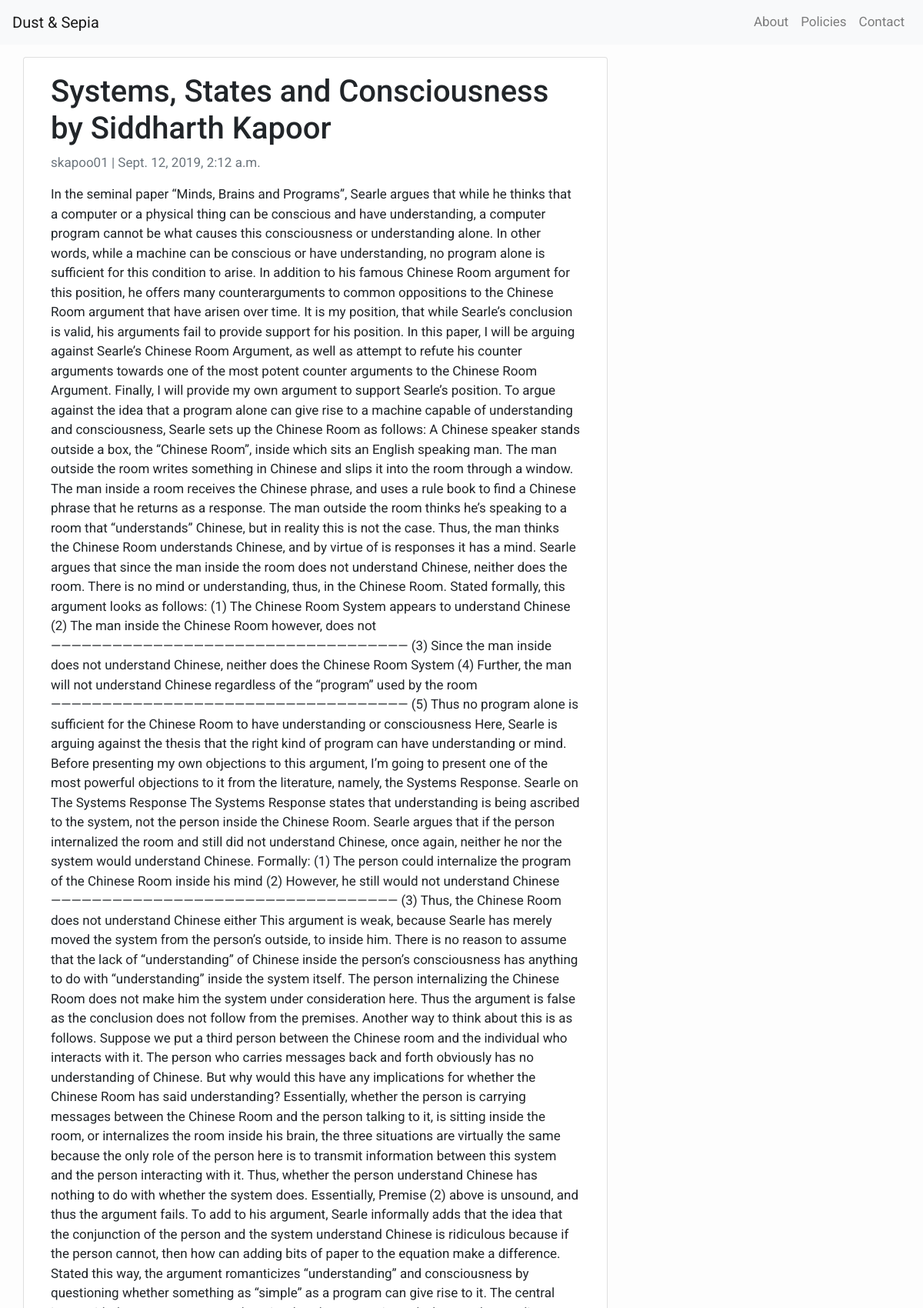
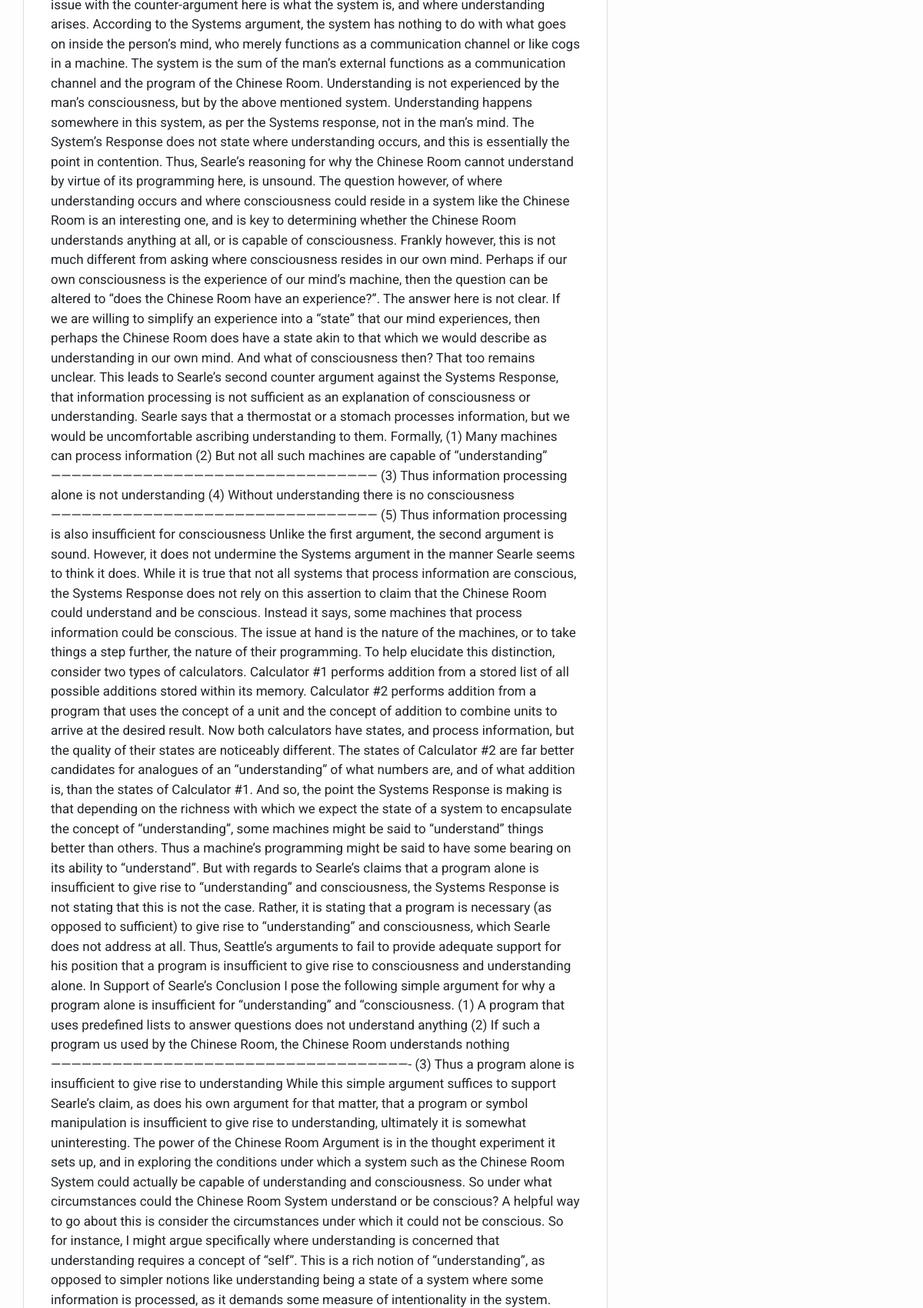
Page /systems-states-and-consciousness/ (upper part) on the committed database (2 pictures, top to bottom).
### blog/models.py (models this page shows, shortened)
class Post(models.Model):
	title = models.CharField(max_length=200, unique=True)
	slug = models.SlugField(max_length=200, unique=True)
	author = models.ForeignKey(User, on_delete=models.CASCADE, related_name='blog_posts')
	updated_on = models.DateTimeField(auto_now=True)
	content = models.TextField()
	created_on = models.DateTimeField(auto_now_add=True)
	status = models.IntegerField(choices=STATUS, default=0)
	class Meta:
		ordering = ['-created_on']

### blog/views.py (the view)
# urls.py: path('<slug:slug>/', views.PostDetail.as_view(), name='post_detail'),
class PostDetail(generic.DetailView):
	model = Post
	template_name = 'post_detail.html'

### templates/post_detail.html
{% extends "base.html" %}
{% block content %}
	<div class="container">
		<div class="row">
			<div class="col-md-8 card mb-4 mt-3 left top">
				<div class="card-body">
					<h1>{% block title %}{{ object.title }}{% endblock title %}</h1>
					<p class="text-muted">{{ post.author }} | {{ post.created_on }}</p>
					<p class="card-text">{{ object.content | safe}}</p>
				</div>
			</div>
		</div>
	</div>
{% endblock content %}

### templates/base.html (style rules this page uses)
body { font-family: "Roboto", sans-serif; font-size: 17px; background-color: #fdfdfd; }

### rows in the picture
Post: title "Systems, States and Consciousness by Siddharth Kapoor", author "skapoo01", created_on "Sept. 12, 2019, 2:12 a.m."
